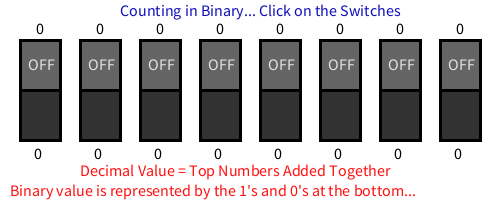
Frame 1 (no input)
Frame 60 (the mouse pressed at the canvas centre just before this capture): identical to frame 1, image omitted
Frame 120 (the mouse held since frame 60 and released just before this capture): identical to frame 1, image omitted

The Processing sketch that drew this single still picture (run headless with seeded random() and noise(); from frame 60 on, the mouse is pressed at the canvas centre):

// Processing sketch: processing_107689
// ── processing_107689.pde

Switch[] theSwitches = new Switch[8];

void setup() {
  size(500, 200);
  strokeWeight(3);
  textSize(16);

  for (int i = 0; i < theSwitches.length; i++) {
    theSwitches[i] = new Switch(20+i*60, 40, theSwitches.length-i-1);
    //println(theSwitches.length-i-1); // Uncomment to see what it is doing
  }
}

void draw() {
  background(255);

  // An advantage of the loop is making a lot of if statements on general one :)
  for (int i = 0; i < theSwitches.length; i++) {
    // The current Switch of the loop (arbitraily named iSwitch)
    Switch iSwitch = theSwitches[i];

    iSwitch.display();

    if (iSwitch.on) {
      /* The part that says: (int)pow(2, iSwitch.binValue)
       produces the sequence of powers of two your switches represent
       pow(2, x) produces 2 to some power
       The (int) part shows it without decimal information */
      text((int)pow(2, iSwitch.binValue), iSwitch.x+14, iSwitch.y-6); 
      text("1", iSwitch.x+16, iSwitch.y+119);
    }
    else {
      text("0", iSwitch.x+16, iSwitch.y-6);
      text("0", iSwitch.x+14, iSwitch.y+119);
    }
  }

  // I moved these here so they are displayed once per frame
  fill(#FF1010);
  text("Decimal Value = Top Numbers Added Together", 80, 176);
  text("Binary value is represented by the 1's and 0's at the bottom...", 10, 196);
  fill(#1010BB);
  text("Counting in Binary... Click on the Switches", 120, 16);
}

class Switch {
  boolean on;
  int x, y, binValue;
  
  Switch(int inX, int inY, int inVal) {
    on = false;
    x = inX;
    y = inY;
    binValue = inVal;
  }
  
  void display() {
    if (on) fill(50);
    else fill(100);
    rect(x, y, 40, 100);
    if (on) fill(100);
    else fill(50);
    rect(x, y+50, 40, 50);
    fill(225);
    if (on) text("ON", x+10, y+78);
    else text("OFF", x+8, y+30);
    fill(0);
  }
}

void mousePressed() {
  if (mouseY > 40 && mouseY < 140) {
    for (int i = 0; i < theSwitches.length; i++) {
      if (mouseX > 20+i*60 && mouseX < (i+1)*60) {
        theSwitches[i].on = !theSwitches[i].on;
      }
    }
  }
}
